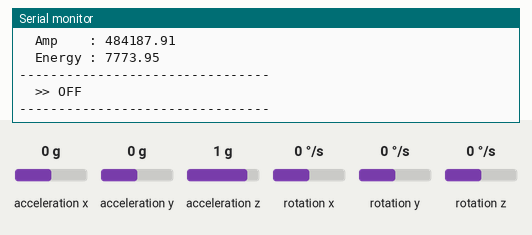
Recording of a sketch running on a simulated ESP32. Shown: the last lines printed to the serial monitor. Inputs (shaded band) come from the test bench; at power-on: acceleration x 0 g, acceleration y 0 g, acceleration z 1 g, rotation x 0 °/s, rotation y 0 °/s, rotation z 0 °/s.

Above: at 1.3 s.
1.4 s: acceleration x set to -1.4 g
At 4.1 s:
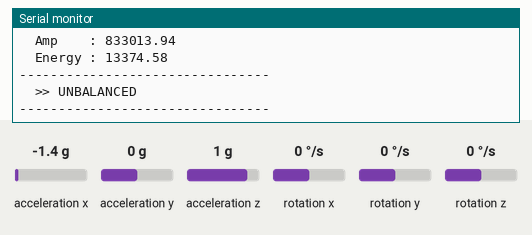
4.4 s: acceleration x set to -0.8 g
At 6.4 s:
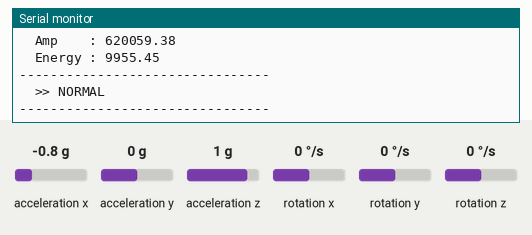
7.1 s: acceleration y set to -1.4 g
At 8.5 s:
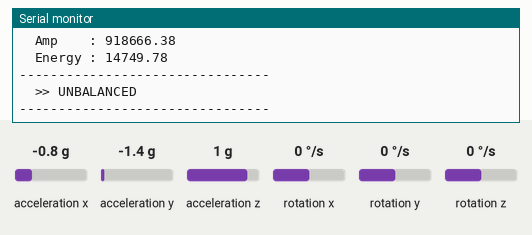
8.6 s: acceleration z set to -1.4 g
Timing chart, 0 to 11.1 s (numbered marks = the images above; inputs shaded):
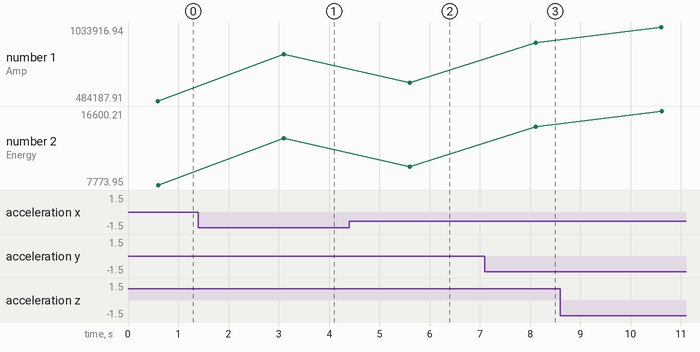

The sketch:

fanalyzer_decision_tree.ino
```cpp
// fanalyzer_decision_tree.ino
// Classes: 0=normal  1=blocked  2=unbalanced  3=off
//
// FOLDER SETUP:
//   fanalyzer_decision_tree/
//   ├── fanalyzer_decision_tree.ino   <- this file
//   └── dt_model.h                    <- copy from Python output

#include <Wire.h>
#include <MPU6050.h>
#include <arduinoFFT.h>
#include "dt_model.h"

#define N_SAMPLES       128
#define SAMPLE_RATE_HZ  500
#define SAMPLE_INTERVAL (1000000 / SAMPLE_RATE_HZ)

MPU6050 mpu;
double vReal[N_SAMPLES];
double vImag[N_SAMPLES];
ArduinoFFT<double> FFT = ArduinoFFT<double>(vReal, vImag, N_SAMPLES, SAMPLE_RATE_HZ);

const char* CLASS_LABELS[] = {"NORMAL", "BLOCKED", "UNBALANCED", "OFF"};

struct Features { float dom_freq, max_amp, mean_energy; };

// ── Feature extraction ─────────────────────────────────────────
Features extractFeatures() {
  for (int i = 0; i < N_SAMPLES; i++) {
    int16_t ax, ay, az;
    mpu.getAcceleration(&ax, &ay, &az);
    float mag = sqrt((float)ax*ax + (float)ay*ay + (float)az*az);
    vReal[i] = (double)mag;
    vImag[i] = 0.0;
    delayMicroseconds(SAMPLE_INTERVAL);
  }

  FFT.windowing(FFTWindow::Hamming, FFTDirection::Forward);
  FFT.compute(FFTDirection::Forward);
  FFT.complexToMagnitude();

  int half = N_SAMPLES / 2;
  float maxAmp = 0; int domBin = 1; float sumE = 0;
  for (int i = 1; i < half; i++) {
    float m = (float)vReal[i];
    sumE += m;
    if (m > maxAmp) { maxAmp = m; domBin = i; }
  }

  return {
    domBin * ((float)SAMPLE_RATE_HZ / N_SAMPLES),
    maxAmp,
    sumE / (half - 1)
  };
}

// ── Print result ───────────────────────────────────────────────
void printResult(Features f, int pred) {
  Serial.println("\n--------------------------------");
  Serial.println("  MODEL: Decision Tree");
  Serial.print("  Freq   : "); Serial.print(f.dom_freq, 2);    Serial.println(" Hz");
  Serial.print("  Amp    : "); Serial.println(f.max_amp, 2);
  Serial.print("  Energy : "); Serial.println(f.mean_energy, 2);
  Serial.println("--------------------------------");
  Serial.print("  >> "); Serial.println(CLASS_LABELS[pred]);
  Serial.println("--------------------------------");
}

void setup() {
  Serial.begin(115200);
  Wire.begin(21, 22);
  delay(100);
  mpu.initialize();
  if (!mpu.testConnection()) {
    Serial.println("ERROR: MPU6050 not found! Check wiring.");
    while (1);
  }
  Serial.println("\nFanalyzer - Decision Tree");
  Serial.println("Classes: NORMAL / BLOCKED / UNBALANCED / OFF");
  Serial.println("Classifying every 2 seconds...\n");
}

void loop() {
  Features f = extractFeatures();

  // NOTE: Open dt_model.h and check what function/class it uses.
  //
  // If micromlgen generated the file, the function is inside a class:
    Eloquent::ML::Port::DecisionTree clf;
    float feat[3] = {f.dom_freq, f.max_amp, f.mean_energy};
    int pred = clf.predict(feat);
  //
  // If the manual fallback was used, call directly:
  //int pred = dt_predict(f.dom_freq, f.max_amp, f.mean_energy);

  printResult(f, pred);
  delay(2000);
}
```

dt_model.h
```cpp
#pragma once
#include <cstdarg>
namespace Eloquent {
    namespace ML {
        namespace Port {
            class DecisionTree {
                public:
                    /**
                    * Predict class for features vector
                    */
                    int predict(float *x) {
                        if (x[2] <= 10301.189453125) {
                            if (x[2] <= 8268.736572265625) {
                                return 3;
                            }

                            else {
                                if (x[2] <= 8828.22802734375) {
                                    return 0;
                                }

                                else {
                                    if (x[1] <= 478759.453125) {
                                        return 3;
                                    }

                                    else {
                                        return 0;
                                    }
                                }
                            }
                        }

                        else {
                            if (x[2] <= 31295.5478515625) {
                                if (x[1] <= 555243.53125) {
                                    return 1;
                                }

                                else {
                                    if (x[2] <= 29667.6328125) {
                                        if (x[1] <= 595159.5) {
                                            if (x[1] <= 572996.3125) {
                                                return 2;
                                            }

                                            else {
                                                return 2;
                                            }
                                        }

                                        else {
                                            if (x[1] <= 596201.65625) {
                                                return 1;
                                            }

                                            else {
                                                return 2;
                                            }
                                        }
                                    }

                                    else {
                                        if (x[1] <= 572237.4375) {
                                            return 1;
                                        }

                                        else {
                                            return 2;
                                        }
                                    }
                                }
                            }

                            else {
                                if (x[2] <= 32226.4501953125) {
                                    if (x[2] <= 31693.7666015625) {
                                        return 1;
                                    }

                                    else {
                                        return 2;
                                    }
                                }

                                else {
                                    return 1;
                                }
                            }
                        }
                    }

                    /**
                    * Predict readable class name
                    */
                    const char* predictLabel(float *x) {
                        return idxToLabel(predict(x));
                    }

                    /**
                    * Convert class idx to readable name
                    */
                    const char* idxToLabel(uint8_t classIdx) {
                        switch (classIdx) {
                            case 0:
                            return "normal";
                            case 1:
                            return "blocked";
                            case 2:
                            return "unbalanced";
                            case 3:
                            return "off";
                            default:
                            return "Houston we have a problem";
                        }
                    }

                protected:
                };
            }
        }
    }
```

Measured:
- after the input at 1.4 s, the serial monitor: prints a new line after 1.7 s (image 1)
- after the input at 4.4 s, the serial monitor: prints a new line after 1.2 s (image 2)
- after the input at 7.1 s, the serial monitor: prints a new line after 1.0 s (image 3)
- plotted number 1: 484187.91 → 833013.94 after the input at 1.4 s, 833013.94 → 620059.38 after the input at 4.4 s, 620059.38 → 918666.38 after the input at 7.1 s, 918666.38 → 1033916.94 after the input at 8.6 s
- plotted number 2: 7773.95 → 13374.58 after the input at 1.4 s, 13374.58 → 9955.45 after the input at 4.4 s, 9955.45 → 14749.78 after the input at 7.1 s, 14749.78 → 16600.21 after the input at 8.6 s
